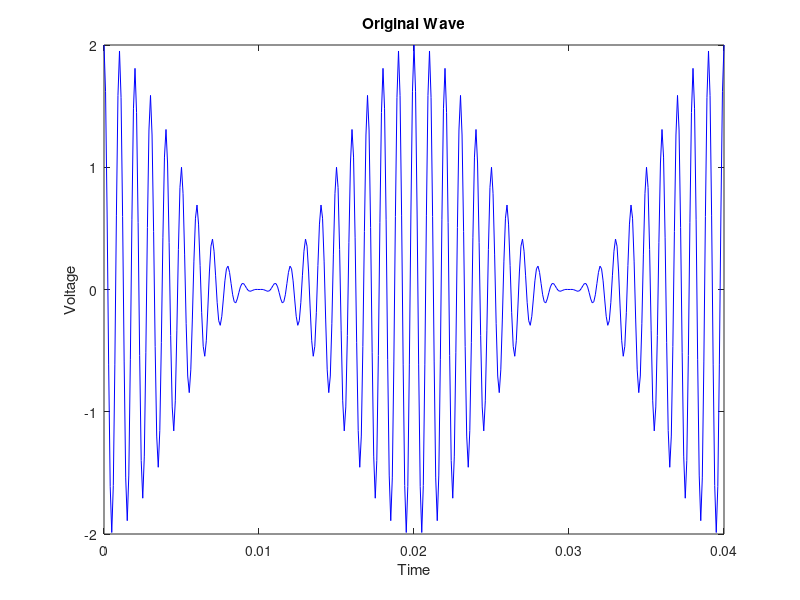

Write MATLAB code to recreate this figure. (Note: this script raises an error after producing the figure.)
%% Envelope Detector sort of an AM Reciever

% Normal Wave
% x = 0:0.01:30;
% A = 2;
% yt = A * sin(x);


x = 0:1e-4:0.04; 
yt =(1+cos(2*pi*50*x)).*cos(2*pi*1000*x); % Given my Matworks Envelope Extraction Example Code




% Plot of Original Wave
figure(1)
plot(x,yt,'b')
title('Original Wave');
xlabel('Time');
ylabel('Voltage');  
xlim([0 x(length(x))]);
ylim([-1.5*A 1.5*A]); 

% Clamper Circuit
% yt = clamper(yt);

% Diode Supplied to Wave

yt_w_diode = diode(yt); 
figure(2)
plot(x,yt_w_diode,'r')
title('Diode + Wave');
xlabel('Time');
ylabel('Voltage');  
xlim([0 x(length(x))]);
ylim([0 1.5 * A]); 
% ylim([0 2.5 * A]); 

% Capacitor Added to Circuit
% cap_slope = -0.0003; % For Normal Wave
cap_slope = -0.03; % For Weird Wave

% In real life: "Tao = Resistance * Capacitance" and that gives discharge rate

yt_w_cap = capacitor(x,cap_slope,yt_w_diode); 
figure(3)
plot(x, yt_w_cap,'k');
title('Cap + Diode + Wave');
xlabel('Time');
ylabel('Voltage');  
xlim([0 x(length(x))]);
ylim([0 1.5 * A]); 


% Comparison of Waves Added Together
figure(4)
hold on
plot(x,yt,'b','LineWidth',2)
plot(x,yt_w_diode,'r','LineWidth',1)
plot(x, yt_w_cap,'k');
title('All Waves');
xlabel('Time');
ylabel('Voltage');  
xlim([0 x(length(x))]);
ylim([-1.5*A 1.5*A]); 
hold off